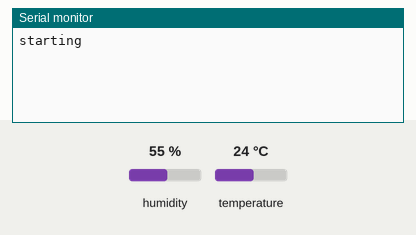
The sketch below on a simulated Arduino MKR. Shown: the last lines printed to the serial monitor. The test bench sets the inputs (shaded band); at power-on: humidity 55 %, temperature 24 °C. WiFi joins after 1.5 s; servers stay silent unless stated.

Above: at 3.0 s.
3.1 s: humidity set to 22 %
At 5.2 s:
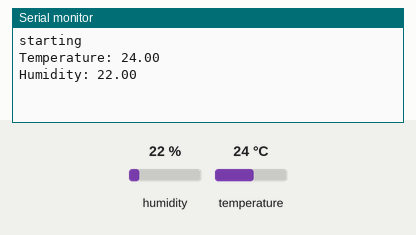
5.9 s: temperature set to 12 °C
At 6.5 s:
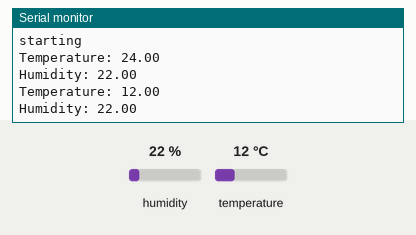
8.7 s: humidity set to 40 %
At 11.5 s:
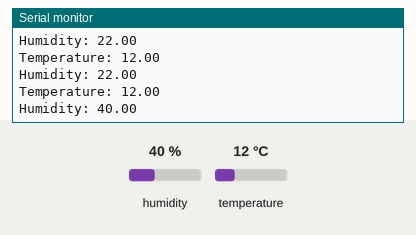

Measured:
- after the input at 3.1 s, the serial monitor: prints a new line after 0.83 s (image 1)
- after the input at 5.9 s, the serial monitor: prints a new line after 0.05 s (image 2)
- after the input at 8.7 s, the serial monitor: prints a new line after 1.6 s (image 3)

The sketch:

lab2dot2a_DHT11Blynk.ino
```cpp
#define BLYNK_TEMPLATE_ID "TMPL2p9wJ0rmO"
#define BLYNK_TEMPLATE_NAME "LCD MKR 1010"
#define BLYNK_AUTH_TOKEN "3io2qrjoiVVBVE4cF2IGg324jB1GPWPB"

// include the library code:
#include <SPI.h>
#include <WiFiNINA.h>
#include <BlynkSimpleWiFiNINA.h>


// Your WiFi credentials.
// Set password to "" for open networks.
char ssid[] = "Halo i bims der FritZ";
char pass[] = "Keine#Hose!Wlan42";

#include <DHT.h>
#define DHTPIN 4

DHT dht(DHTPIN, DHT11);
float h;
float t;

void setup() {

  Serial.begin(9600);
  dht.begin();
  Blynk.begin(BLYNK_AUTH_TOKEN, ssid, pass);
  Serial.println("starting");
  Blynk.virtualWrite(V0, "temp");
  Blynk.virtualWrite(V1, "humidity");
}


void loop() {
  Blynk.run();
  // Wait a few seconds between measurements.
  delay(2000);
  h = dht.readHumidity();
  t = dht.readTemperature();
  // Reading temperature or humidity takes about 250 milliseconds!
  // Sensor readings may also be up to 2 seconds 'old' (its a very slow sensor)

  Serial.print("Temperature: ");
  Serial.println(t);
  Blynk.virtualWrite(V0, t);

  delay(100);

  Serial.print("Humidity: ");
  Serial.println(h);
  Blynk.virtualWrite(V1, h);

}
```
